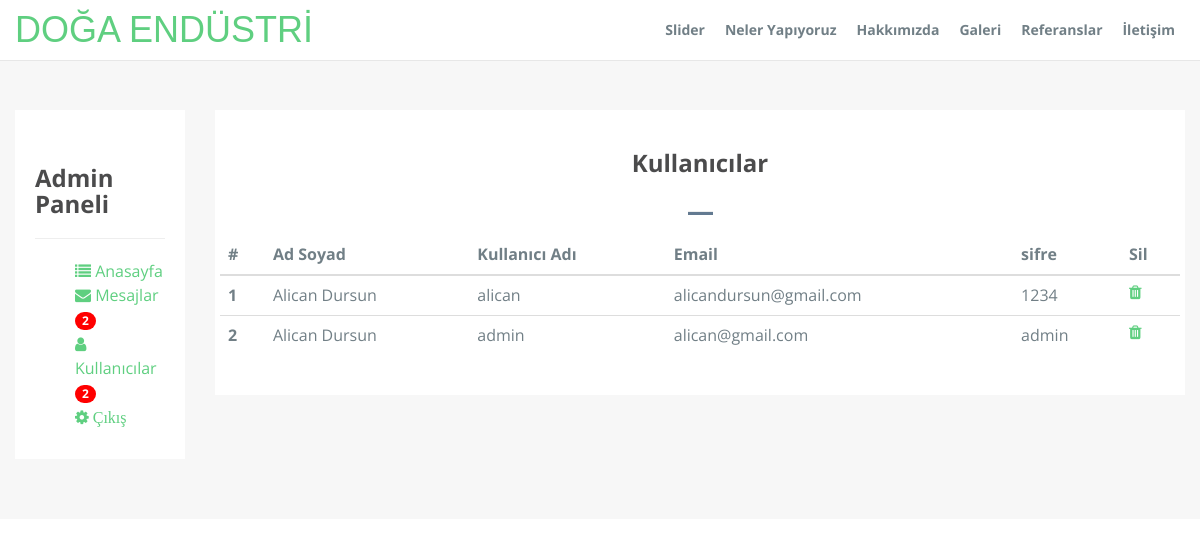
The page /admin-kullanici.php on the database its author committed.
### tables this page shows
CREATE TABLE `kullanicilar` (
  `id` int(11) NOT NULL,
  `kullaniciAdi` text NOT NULL,
  `sifre` text NOT NULL,
  `email` text NOT NULL,
  `adSoyad` text NOT NULL,
  `yetki` text NOT NULL
);

### admin-kullanici.php (the view, shortened to what this page needs)
<html lang="tr">
<head>
  <link rel="stylesheet" type="text/css" href="css/font-awesome.min.css">
  <link rel="stylesheet" type="text/css" href="css/bootstrap.min.css">
  <link rel="stylesheet" type="text/css" href="css/imagehover.min.css">
  <link rel="stylesheet" type="text/css" href="css/style.css">
  <link rel="stylesheet" type="text/css" href="css/style2.css">
  </head>
  <body>
  <nav class="navbar navbar-default navbar-fixed-top">
    <div class="container">
      <div class="navbar-header">
        <a class="navbar-brand" href="admin-dashboard.php"><span> Doğa Endüstri</span></a>
      </div>
      <div class="collapse navbar-collapse" id="myNavbar">
        <ul class="nav navbar-nav navbar-right">
        <li><a href="admin-slider.php">Slider</a></li>
          <li><a href="admin-neleryapiyoruz.php">Neler Yapıyoruz</a></li>
          <li><a href="admin-hakkimizda.php">Hakkımızda</a></li>
          <li><a href="admin-galeri.php">Galeri</a></li>
          <li><a href="admin-referans.php">Referanslar</a></li>
          <li><a href="admin-iletisim.php">İletişim</a></li>
        </ul>
      </div>
    </div>
  </nav>
  <div id="work-shop" class="section-padding col-md-12">
  <div class="wrapper2">
        <div class="col-md-2 col-sm-2">
          <div class="text-comment">
            <p class="text-par"><h3> Admin Paneli</h3></p><hr>
            <ol>
            <li><a href="admin-dashboard.php"><span class="fa fa-list"></span> Anasayfa</a></li>
                <li><a href="admin-mesaj.php"> <span class="fa fa-envelope"> </span> Mesajlar
    <?php
   $i=0;
   if($_SERVER['REQUEST_METHOD']=="GET"){
    $baglan=mysqli_connect("localhost","root","123","db");
    if(!$baglan)
     {
      echo "Bağlanılamadı." .mysqli_connect_error();
     }
     else
     {
   $sql = "Select * from iletisim";
  $kayit = mysqli_query($baglan,$sql);
  if (mysqli_num_rows($kayit) > 0) {
  while($goster = mysqli_fetch_assoc($kayit)){
  $i++;
     }
    echo "<span class='badge' style='background:red;'>$i</span>";
     }
else
{echo "";}
    }
   }
?>
  </a></li>
  <li><a href="admin-kullanici.php"> <span class="fa fa-user"> </span> Kullanıcılar
    <?php
   $i=0;
   if($_SERVER['REQUEST_METHOD']=="GET"){
    $baglan=mysqli_connect("localhost","root","123","db");
    if(!$baglan)
     {
      echo "Bağlanılamadı." .mysqli_connect_error();
     }
     else
     {
   $sql = "Select * from kullanicilar";
  $kayit = mysqli_query($baglan,$sql);
  if (mysqli_num_rows($kayit) > 0) {
  while($goster = mysqli_fetch_assoc($kayit)){
  $i++;
     }
    echo "<span class='badge' style='background:red;'>$i</span>";
     }
else
{echo "";}
    }
   }
?>
  </a></li>
                <li><a href="cikis.php"><span class="fa fa-cog"> Çıkış</a></li>
            </ol>
          </div>
        </div>
        <div class="col-md-10 col-sm-10">
          <div class="text-comment">
          <div class="row">
        <div class="header-section text-center">
          <h2>Kullanıcılar</h2>
          <hr class="bottom-line">
        </div>
        <table class="table">
  <thead>
    <tr>
      <th scope="col">#</th>
      <th scope="col">Ad Soyad</th>
      <th scope="col">Kullanıcı Adı </th>
      <th scope="col">Email</th>
      <th scope="col">sifre</th>
      <th scope="col">Sil</th>
    </tr>
  </thead>
  <tbody>
    <?php
    $i=0;
    if($_SERVER['REQUEST_METHOD']=="GET"){
      $baglan=mysqli_connect("localhost","root","123","db");
      if(!$baglan){
      echo "Bağlanılamadı." .mysqli_connect_error();
      }
      else{
    $sql = "Select * from kullanicilar order by id desc";
    $kayit = mysqli_query($baglan,$sql);
    if (mysqli_num_rows($kayit) > 0) {
while($goster = mysqli_fetch_assoc($kayit)){
    $i++;
    echo" <tr><th scope='row'>".$i."</th>".
    "<td>".$goster['adSoyad']."</td>".
    "<td>".$goster['kullaniciAdi']."</td>".
    "<td>".$goster['email']."</td>".
    "<td>".$goster['sifre']."</td>".
    "<td><a  href='kullanici-sil.php?id=".$goster['id']."class='form contact-form-button light-form-button oswald light'><span class='fa fa-trash'></a></td>".
  "</tr>";}
}}}
?>
  </tbody>
</table>
      </div>
        </div>
      </div>
  </body>
  </html>

### css/style.css (style rules this page uses)
body { font-size: 15px; line-height: 1.52; color: #717f86; font-size: 16px; font-family: 'Open Sans', sans-serif; font-weight: 400; }
ol, ul { list-style: none; }
table { border-collapse: collapse; border-spacing: 0; }
.section-padding { padding: 60px 0px; }
h1, h2, h3, h4, h5, h6 { font-family: Open Sans, sans-serif; font-weight: 700; color: #4B4B4C; }
a { color: #5fcf80; }
.navbar-default .navbar-brand { color: #5FCF80; }
.navbar-default { background-color: #ffffff; }
.navbar-default .navbar-nav > li > a { color: #717f86; font-size: 14px; font-weight: 700; }
.navbar-nav > li > a { padding: 0px; margin: 10px 5px; padding: 10px 5px; }
.navbar-default .navbar-brand { font-family: 'Dosis', sans-serif !important; font-weight: 700; text-transform: uppercase; padding: 0px; height: inherit; font-size: 36px; margin: 20px 0px; }
.navbar-default .navbar-brand span { font-weight: 100 !important; }
.navbar { margin-bottom: 0px; }
h2 { font-size: 24px; padding-bottom: 15px; }
.bottom-line { width: 25px; height: 3px; background-color: rgb(99, 122, 145); }
#work-shop { background-color: rgb(247, 247, 247); }
.text-comment { background-color: rgb(255, 255, 255); padding: 20px; }
.text-par { font-size: 20px; padding-bottom: 15px; }

### css/style2.css (style rules this page uses)
.wrapper2 { margin-top: 50px; position: relative; min-height:auto; }
.section-padding { background-color: rgb(247, 247, 247); }

### rows shown on the page
kullanicilar: adSoyad "Alican Dursun", kullaniciAdi "alican", email "alicandursun@gmail.com", sifre "1234"
kullanicilar: adSoyad "Alican Dursun", kullaniciAdi "admin", email "alican@gmail.com", sifre "admin"

### other values the page prints
$i "2"
